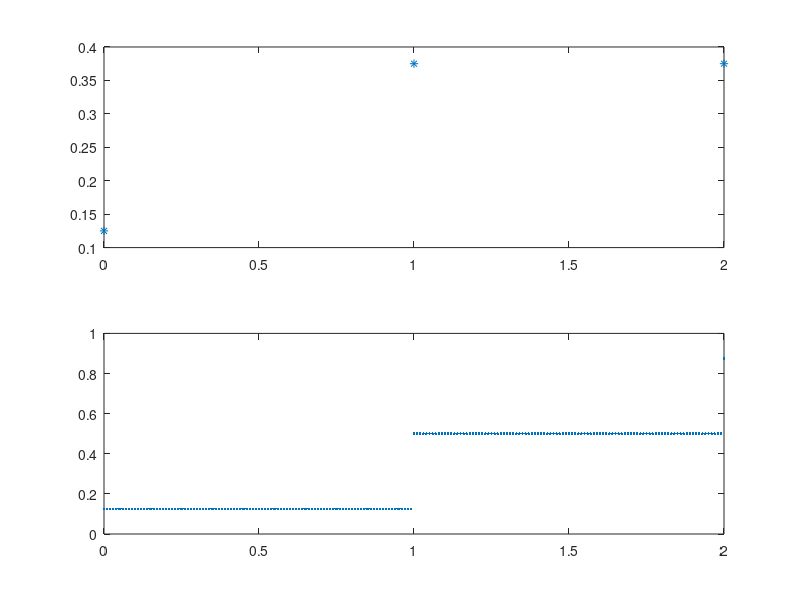

This figure's MATLAB source:
n=3;
p=0.5;
clf
x=0:2;
ypdf=binopdf(x,n,p);
subplot(2,1,1);
plot(x,ypdf,'*')
x2=0:0.01:2;
subplot(2,1,2);
ycdf=binocdf(x2,n,p);
plot(x2,ycdf,'.')